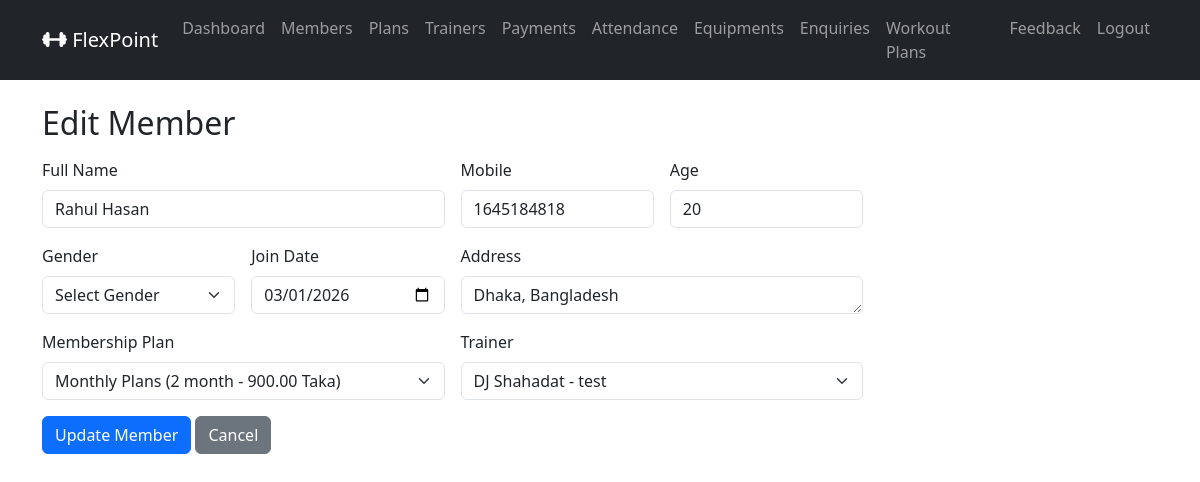
The page /admin_member_edit/1/ (signed in) on the database as committed earlier.
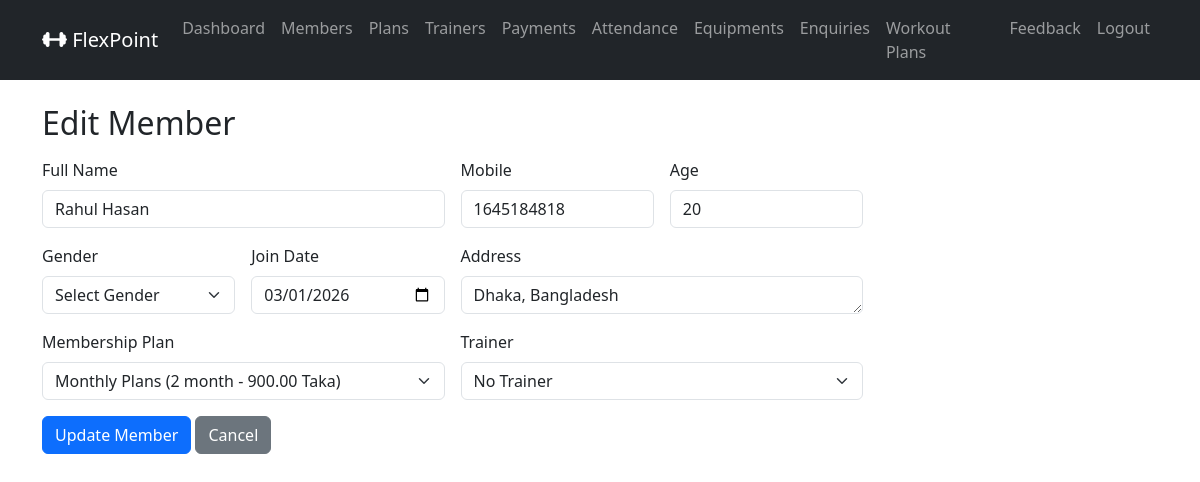
The same page on the database as committed later.
### gymapp/models.py (models this page shows, shortened)
class MemberProfile(models.Model):
    GENDER_CHOICES = (
        ('MALE', 'Male'),
        ('FEMALE', 'Female'),
        ('OTHER', 'Other'),
    )
    user             = models.OneToOneField(settings.AUTH_USER_MODEL, on_delete=models.CASCADE, related_name='member_profile')
    full_name        = models.CharField(max_length=100)
    mobile           = models.BigIntegerField()
    age              = models.PositiveIntegerField(null=True, blank=True)
    gender           = models.CharField(max_length=10, choices=GENDER_CHOICES, null=True, blank=True)
    address          = models.TextField(blank=True)
    join_date        = models.DateField(default=timezone.now)
    plan             = models.ForeignKey(MembershipPlan, on_delete=models.SET_NULL, null=True, blank=True, related_name='members')
    trainer          = models.ForeignKey(Trainer, on_delete=models.SET_NULL, null=True, blank=True, related_name='members')
    membership_start = models.DateField(null=True, blank=True)
    membership_end   = models.DateField(null=True, blank=True)

class Trainer(models.Model):
    name           = models.CharField(max_length=100)
    mobile         = models.BigIntegerField()
    specialization = models.CharField(max_length=200)
    shift_timings  = models.CharField(max_length=200)

class MembershipPlan(models.Model):
    name            = models.CharField(max_length=100)
    duration_months = models.PositiveIntegerField()
    fee             = models.DecimalField(max_digits=6, decimal_places=2)
    description     = models.TextField(blank=True)

### gymapp/views.py (the view)
    def wrapper(request, *args, **kwargs):
        if not request.user.is_authenticated or getattr(request.user, 'role', None) != 'ADMIN':
            messages.error(request, 'You must be an Admin to access this page.')
            return redirect('admin_login_view')
        return view_func(request, *args, **kwargs)

### gymapp/views.py (called while the page is built, shortened)
def admin_required(view_func):
    def wrapper(request, *args, **kwargs):
        if not request.user.is_authenticated or getattr(request.user, 'role', None) != 'ADMIN':
            messages.error(request, 'You must be an Admin to access this page.')
            return redirect('admin_login_view')
        return view_func(request, *args, **kwargs)
    return wrapper

@admin_required
def admin_member_edit(request, member_id):
    member   = MemberProfile.objects.get(id=member_id)
    plans    = MembershipPlan.objects.all().order_by('duration_months')
    trainers = Trainer.objects.all().order_by('name')
    return render(request, 'admin_member_form.html', {'member':member, 'plans':plans, 'trainers':trainers, 'mode':'edit'})

### gymapp/templates/admin_member_form.html (shortened to what this page needs)
{% extends 'base.html' %}
{% block content %}
<h2 class="mb-3">
    {% if mode == 'add' %} Add Member {% else %} Edit Member {% endif %}
</h2>
<form method="POST" class="row g-3 w-75">
    <div class="col-md-6">
        <label for="full_name" class="form-label">Full Name</label>
        <input type="text" id="full_name" class="form-control" name="full_name" value="{{ member.full_name | default:'' }}" placeholder="Enter Full Name">
    </div>
    <div class="col-md-3">
        <label for="mobile" class="form-label">Mobile</label>
        <input type="number" id="mobile" class="form-control" name="mobile" value="{{ member.mobile | default:'' }}" maxlength="11" placeholder="Enter Mobile Number">
    </div>
    <div class="col-md-3">
        <label for="age" class="form-label">Age</label>
        <input type="number" id="age" class="form-control" name="age" placeholder="Enter Age" value="{{ member.age | default:'' }}">
    </div>
    <div class="col-md-3">
        <label for="gender" class="form-label">Gender</label>
        <select name="gender" id="gender" class="form-select">
            <option value="">Select Gender</option>
        </select>
    </div>
    <div class="col-md-3">
        <label for="join_date" class="form-label">Join Date</label>
        <input type="date" id="join_date" class="form-control" name="join_date" value="{{ member.join_date | date:'Y-m-d' }}">
    </div>
    <div class="col-md-6">
        <label for="address" class="form-label">Address</label>
        <textarea name="address" id="address" class="form-control" rows="1">{{ member.address | default:'' }}</textarea>
    </div>
    <div class="col-md-6">
        <label for="plan_id" class="form-label">Membership Plan</label>
        <select name="plan_id" id="plan_id" class="form-select">
            {% for plan in plans %}
                <option value="{{plan.id}}" {% if member.plan.id == plan.id %}selected{% endif %}>
                    {{plan.name}} ({{plan.duration_months}} month - {{plan.fee}} Taka)
                </option>
            {% endfor %}
        </select>
    </div>
    <div class="col-md-6">
        <label for="trainer_id" class="form-label">Trainer</label>
        <select name="trainer_id" id="trainer_id" class="form-select">
            <option value="">No Trainer</option>
            {% for trainer in trainers %}
                <option value="{{trainer.id}}" {% if member.trainer.id == trainer.id %}selected{% endif %}>
                    {{trainer.name}} - {{trainer.specialization}}
                </option>
            {% endfor %}
        </select>
    </div>
    <div class="col-md-12">
        <button type="submit" class="btn btn-primary">
            {% if mode == 'add' %} Add Member {% else %} Update Member {% endif %}
        </button>
        <a href="{% url 'admin_members_list' %}" class="btn btn-secondary"> Cancel </a>
    </div>
</form>
{% endblock %}

Rows that differ between the two databases and show on the page:
changed MemberProfile "Rahul Hasan": trainer_id "DJ Shahadat - test" → (not shown)
Other text that changed with them:
form field trainer_id: (not shown) → "No Trainer"
